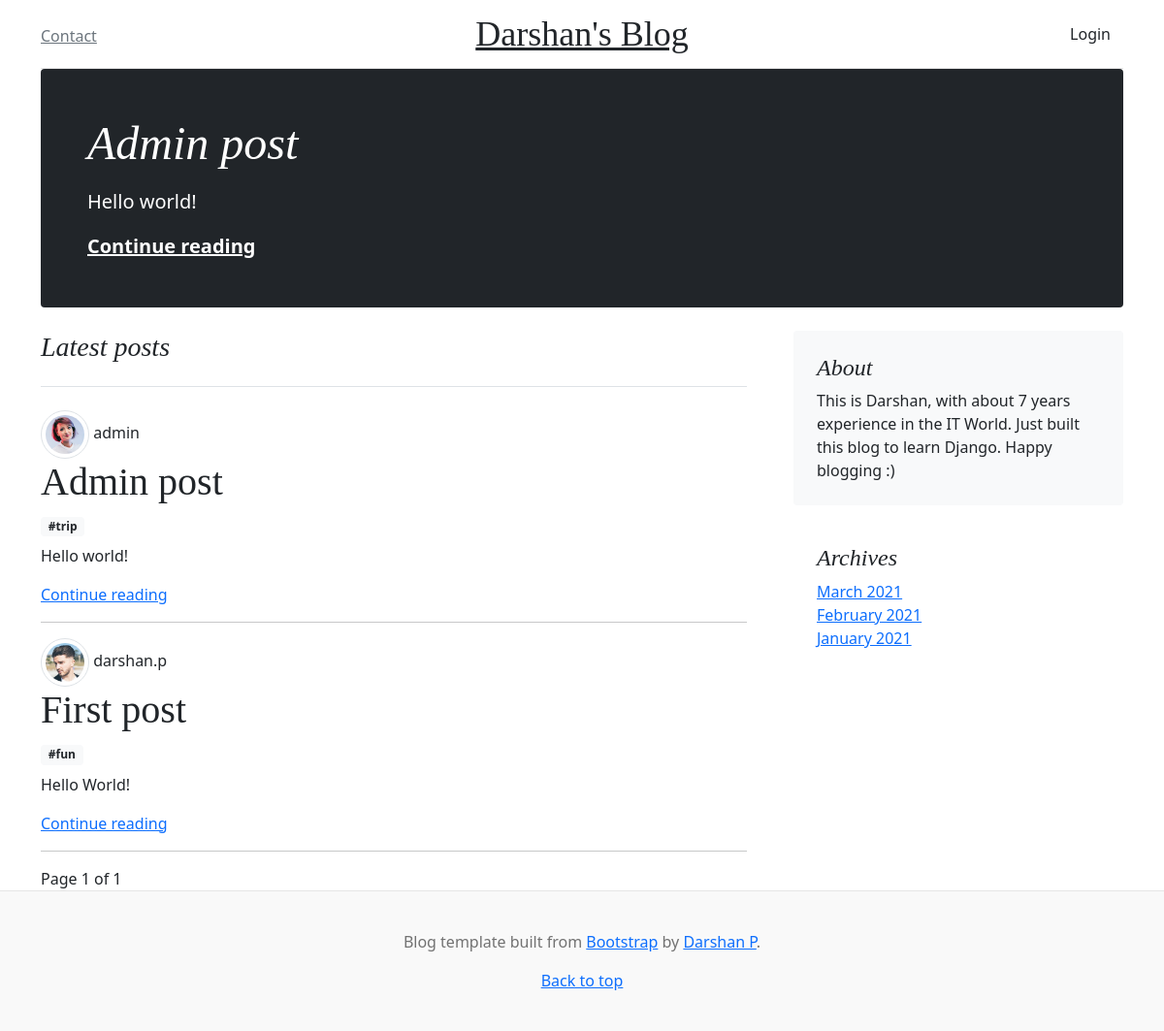
/, run on an earlier commit of the app's database.
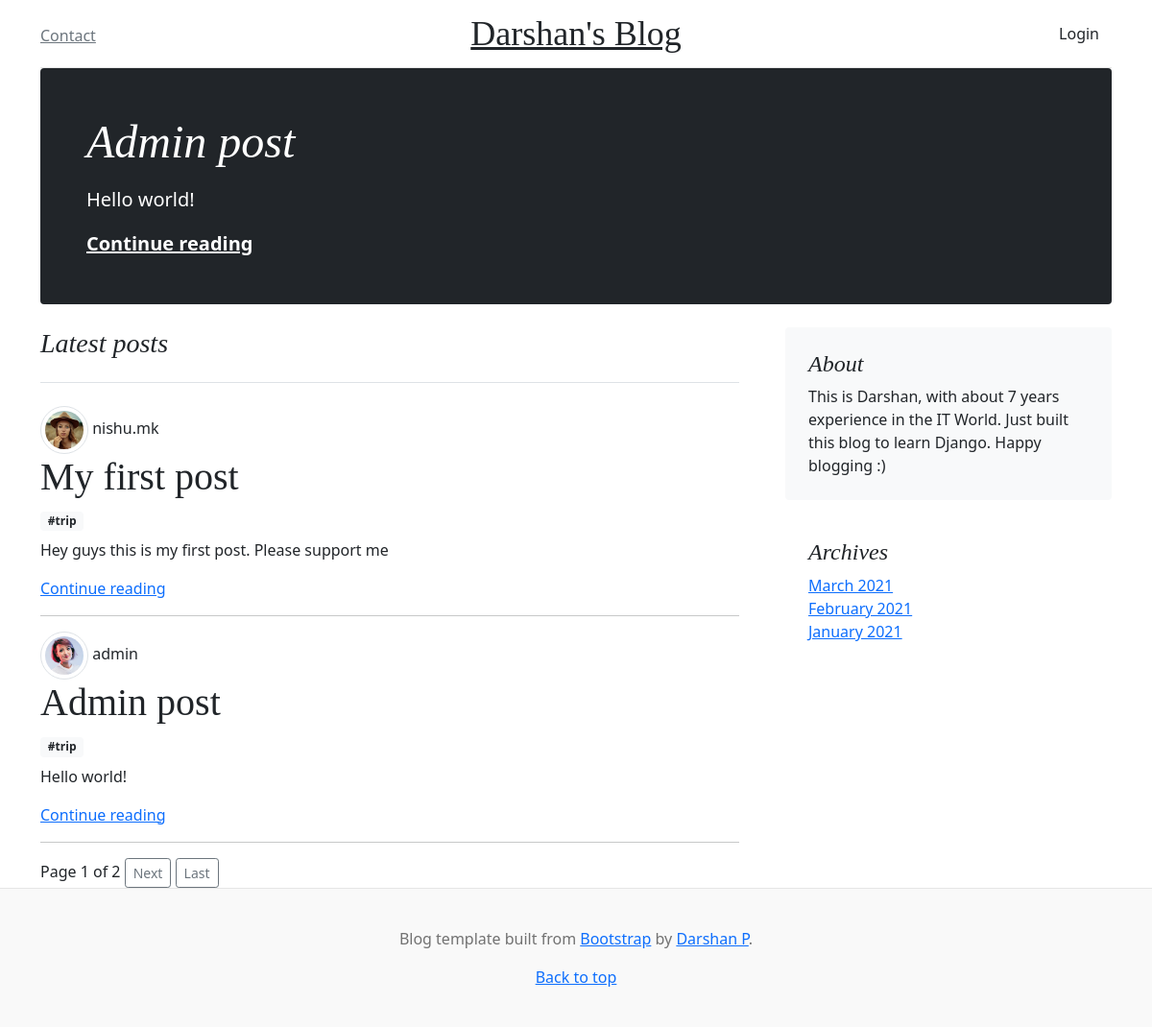
And on a later commit of the database.
### blog/models.py (models this page shows, shortened)
class Post(models.Model):
    class Meta:
        ordering = ['created_at']
        db_table = 'posts'
    POST_LENGTHS = [
        ('S', 'Small'),
        ('M', 'Medium'),
        ('L', 'Large')
    ]
    post_length = models.CharField(max_length=1, choices=POST_LENGTHS)
    title = models.CharField(max_length=50)
    body = models.TextField()
    slug = AutoSlugField(populate_from='title', unique=True, editable=True)
    categories = models.ManyToManyField('Category', related_name='posts', blank=True)
    tags = models.ManyToManyField('Tag', related_name='posts', blank=True,
                                  help_text='Hold down “Control”, or “Command” on a Mac, to select more than one.')
    user = models.ForeignKey(User, on_delete=models.SET_NULL, null=True)
    created_at = models.DateTimeField(auto_now_add=True)
    updated_at = models.DateTimeField(auto_now_add=True)

class UserProfile(models.Model):
    user = models.OneToOneField(User, on_delete=models.CASCADE)
    avatar = models.ImageField(default='default.jpg', upload_to='profile_pics')

class Tag(models.Model):
    name = models.CharField(max_length=50, unique=True)

### blog/views.py (the view)
# urls.py: path('', views.BlogListView.as_view(), name='blog_home'),
class BlogListView(generic.ListView):
    model = Post
    paginate_by = 2
    context_object_name = "posts"
    template_name = "blog/index.html"
    ordering = ['-created_at']
    def get_context_data(self, **kwargs):
        context_data = super().get_context_data(**kwargs)
        popular_posts = Comment.objects.values('post_id').\
            annotate(count=Count('post_id')).\
            order_by('-count')
        if popular_posts:
            popular_post_id = popular_posts[0]["post_id"]
            main_post = Post.objects.get(pk=popular_post_id)
        else:
            main_post = Post.objects.first
        context_data.update(
            {
                "main_post": main_post
            })
        return context_data

### blog/context_processors.py (called while the page is built)
def categories(request):
    return {
        'tags': Tag.objects.order_by('id')
    }

### blog/templates/blog/index.html (shortened to what this page needs)
{% extends "base.html" %}
{% block content %}
{% if main_post %}
<div class="p-4 p-md-5 mb-4 text-white rounded bg-dark">
  <div class="col-md-6 px-0">
    <h1 class="display-4 fst-italic">{{main_post.title}}</h1>
    <p class="lead my-3">{{ main_post.body|striptags|slice:":50"|safe }} {% if main_post.body|striptags|length >= 50 %} {{ "..." }} {% endif %}</p>
    <p class="lead mb-0">
      <a href="{% url 'blog:blog_detail' main_post.slug %}" class="text-white fw-bold">Continue reading</a>
    </p>
  </div>
</div>
{% endif %}
<div class="row g-5">
  <div class="col-md-8">
    <h3 class="pb-4 mb-4 fst-italic border-bottom">
      Latest posts
    </h3>
    {% for post in posts %}
    <article class="blog-post">
      <img style="max-width: 50px; max-height: 50px" class="rounded-circle img-fluid img-thumbnail" src="{{ post.user.userprofile.avatar.url }}">
      <span class="ml-2">{{post.user.username}}</span>
      <h1>{{ post.title }}</h1>
      {% for tag in post.tags.all %}
      <span class="badge bg-light text-dark mb-2">#{{tag.name}}</span>
      {% endfor %}
      <p>{{ post.body|striptags|slice:":200" }} {% if post.body|striptags|length >= 200 %} {{ "..." }} {% endif %}</p>
      <a href="{% url 'blog:blog_detail' post.slug %}" class="link-primary">Continue reading</a>
    </article>
    <hr>
    {% endfor %}
  </div>
  <div class="col-md-4">
    <div class="position-sticky" style="top: 2rem;">
      <div class="p-4 mb-3 bg-light rounded">
        <h4 class="fst-italic">About</h4>
        <p class="mb-0">This is Darshan, with about 7 years experience in the IT World. Just built this blog to learn Django. Happy blogging :)</p>
      </div>
      <div class="p-4">
        <h4 class="fst-italic">Archives</h4>
        <ol class="list-unstyled mb-0">
          <li><a href="#">March 2021</a></li>
          <li><a href="#">February 2021</a></li>
          <li><a href="#">January 2021</a></li>
        </ol>
      </div>
    </div>
  </div>
</div>
<div class="pagination">
    <span class="step-links">
        <span class="current">
            Page {{ page_obj.number }} of {{ page_obj.paginator.num_pages }}
        </span>
        {% if page_obj.has_next %}
            <a href="?page={{ page_obj.next_page_number }}" class="btn btn-sm btn-outline-secondary">Next</a>
            <a href="?page={{ page_obj.paginator.num_pages }}" class="btn btn-sm btn-outline-secondary">Last</a>
        {% endif %}
    </span>
</div>
{% endblock %}

What changed in the data, as far as the page shows it:
no longer on this page (row unchanged): Post: user.userprofile.avatar (picture), user.username "darshan.p", title "First post", body "Hello World!"
no longer on this page (row unchanged): Tag: name "fun", shown under "darshan.p"
added Post: user.userprofile.avatar (picture), user.username "nishu.mk", title "My first post", body "Hey guys this is my first post. Please support me", Tag (name "trip")
Also different on the page:
{{ page_obj.paginator.num_pages }}: "1" → "2"
text now shown: "Next Last"
